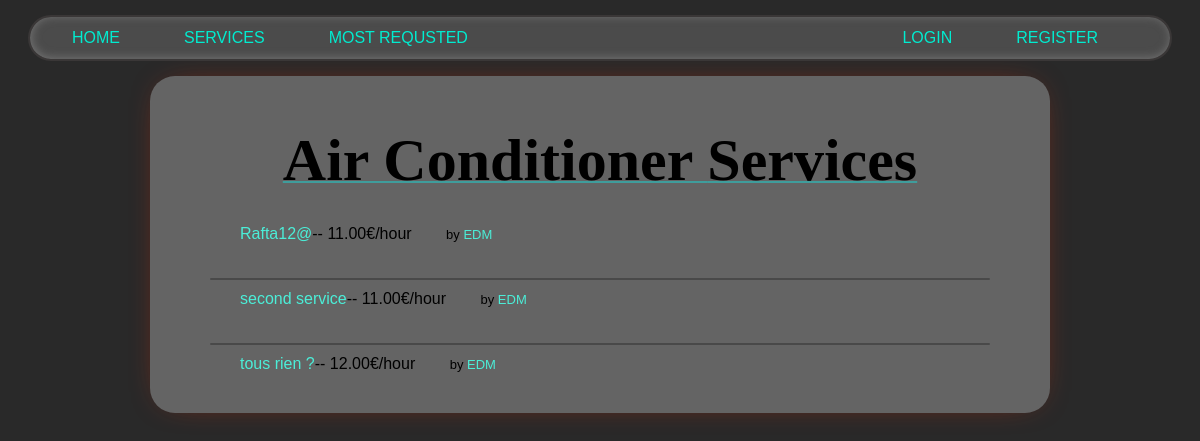
Page /services/air-conditioner/ on the earlier database version.
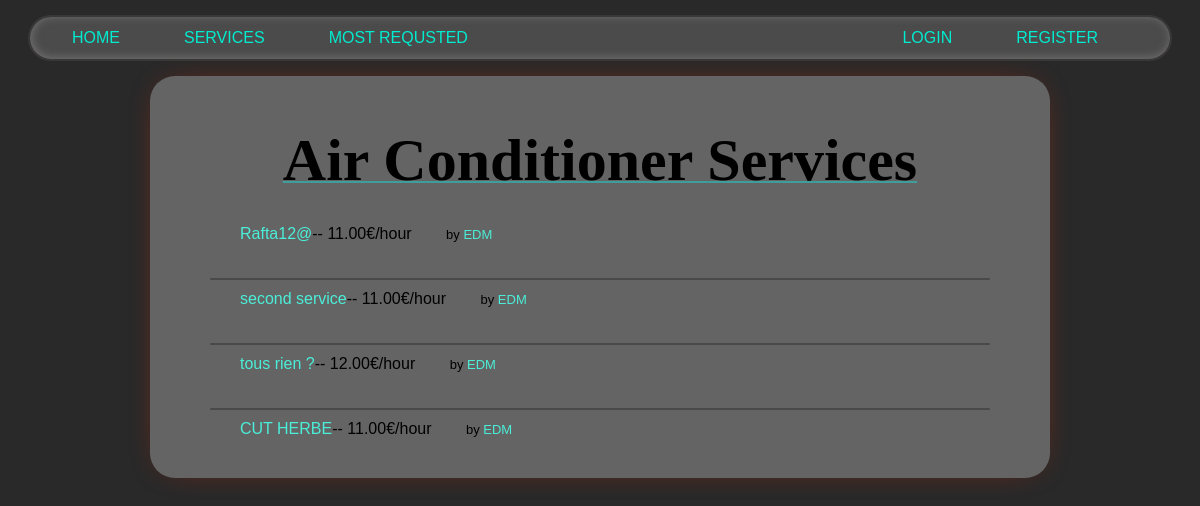
Same page on the later database version.
### services/models.py (models this page shows, shortened)
class Service(models.Model):
    company = models.ForeignKey(Company, on_delete=models.CASCADE)
    name = models.CharField(max_length=40)
    description = models.TextField()
    price_hour = models.DecimalField(decimal_places=2, max_digits=100)
    rating = models.IntegerField(validators=[MinValueValidator(
        0), MaxValueValidator(5)], default=0)
    choices = FIELD_CHOICE
    field = models.CharField(max_length=30, blank=False,
                             null=False, choices=choices)
    date = models.DateTimeField(auto_now=True, null=False)
    nb_request=models.IntegerField(default=1, null=False)

### users/models.py (models this page shows, shortened)
class Company(models.Model):
    user = models.OneToOneField(
    User, on_delete=models.CASCADE, primary_key=True)
    field = models.CharField(max_length=70, choices=(('Air Conditioner', 'Air Conditioner'),
                                                     ('All in One', 'All in One'),
                                                     ('Carpentry', 'Carpentry'),
                                                     ('Electricity',
                                                      'Electricity'),
                                                     ('Gardening', 'Gardening'),
                                                     ('Home Machines',
                                                      'Home Machines'),
                                                     ('House Keeping',
                                                      'House Keeping'),
                                                     ('Interior Design',
                                                      'Interior Design'),
                                                     ('Locks', 'Locks'),
                                                     ('Painting', 'Painting'),
                                                     ('Plumbing', 'Plumbing'),
                                                     ('Water Heaters', 'Water Heaters')), blank=False, null=False)
    rating = models.IntegerField(
        validators=[MaxValueValidator(5), MinValueValidator(0)], default=0)

class User(AbstractUser):
    is_company = models.BooleanField(default=False)
    is_customer = models.BooleanField(default=False)
    birth=models.DateField(null=True, default='2000-01-01')
    email = models.CharField(max_length=100, unique=True)

### services/views.py (the view)
# urls.py: path('<slug:field>/', v.service_field, name='services_field'),
def service_field(request, field):
    field = field.replace('-', ' ').title()
    services = Service.objects.filter(
        field=field)
    return render(request, 'services/field.html', {'services': services, 'field': field})

### services/templates/services/field.html (shortened to what this page needs)
{% extends 'main/base.html' %}
{% block content %}
    {% if services.all|length != 0 %}
        <p class="title">{{field}} Services</p>
        <ul class='services_list'>
            {% for service in services.all %}
                <div style="display: ruby;">
                    <div class='service_list_info'>
                        <li><a href="/services/{{service.id}}">{{ service.name }}</a>-- {{ service.price_hour }}€/hour</li>
                    </div>
                    <p style="display:block; margin: 0; float: right;font-size: small; margin-right: 30px;">by <a href="/company/{{service.company.user}}">{{service.company.user}}</a></p>
                </div>
                {% if forloop.counter != services.all|length %}
                    <div class="line"></div>
                {% endif %}
            {% endfor %}
        </ul>
    {% else %}
        <h2>Sorry. No {{field}} services available</h2>
    {% endif %}
{% endblock %}

Differences in the rows shown:
added Service: name "CUT HERBE", price_hour "11.00", company.user "EDM"
